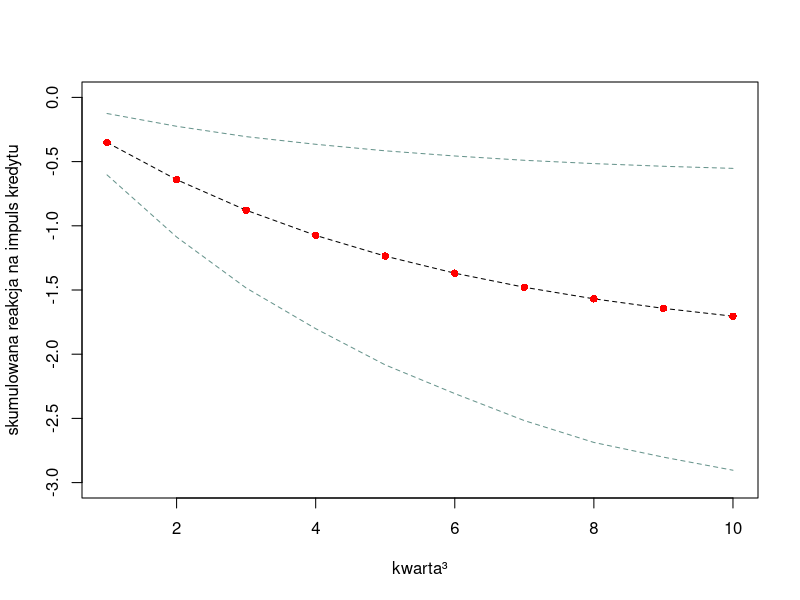
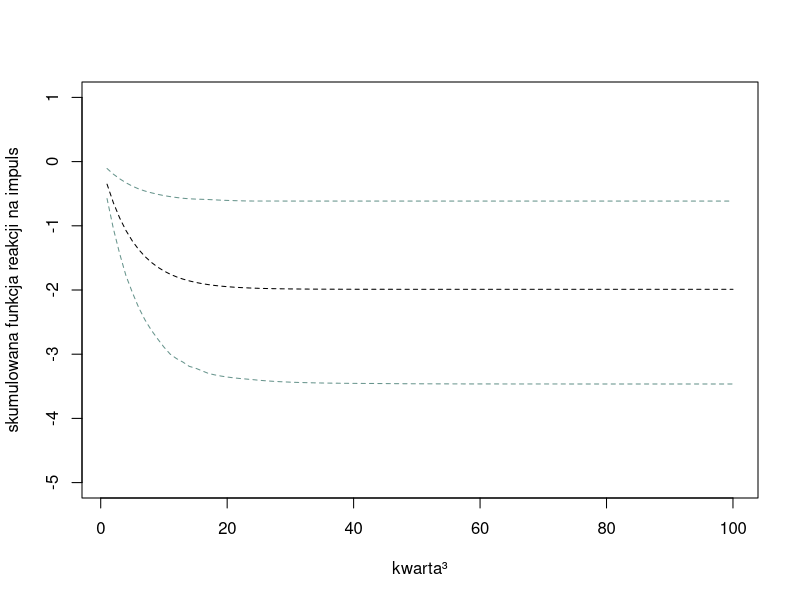

Generate these figures, in order, with R:

### Wygeneruj zbiór danych
N <- 200
sigma <- 1
epsilon <- rnorm(n = N, mean = 0, sd = sigma)
stopa <- rnorm(n = N, mean = 3, sd = 0.5)
beta <- matrix(c(10, 
                 0.8 + runif(1, min = 0, max = 0.1), 
                 -0.2 + runif(1, min = -0.15, max = 0.15)))
kredyt_0 <- rnorm(n = 1, mean = 50, sd = 3)

generate_y_kredyt <- function(kredyt_0, beta, stopa, epsilon){
  N <- length(epsilon)
  kredyt <- c(kredyt_0, rep(NA, N))
  for (ii in 1:N) {
    kredyt[ii+1] = beta[1] + beta[2]*kredyt[ii] + beta[3]*stopa[ii] + epsilon[ii]
  }
  return(kredyt)
}
kredyt <- generate_y_kredyt(kredyt_0, beta, stopa, epsilon)

makro <- data.frame(kredyt = kredyt[2:(N+1)], L_kredyt = kredyt[1:N], stopa)
rm(sigma, epsilon, beta, kredyt)

#Kredyt w zale¿noœci od stopy - model ADL
ADL_kredyt <- lm(kredyt ~ L_kredyt + stopa, data = makro)
summary(ADL_kredyt)
ADL_kredyt_tabela <- summary(ADL_kredyt)
beta_hat <- ADL_kredyt$coefficients
sigma_hat <- ADL_kredyt_tabela$sigma

# rozwi¹zanie -------------------------------------------------------------
#funkcja reakcji na impuls dla i-tego okresu to (b1)^i * b2, bo mamy model ADL
#dla pierwszego okresu reakcja na impuls wyniesie b2
#sk³adnik losowy wynosi 0
efekt_krancowy_0 <- beta_hat[3]
kredyt_stopa_0 <- as.matrix(generate_y_kredyt(kredyt_0, beta_hat, rep(0, 10), rep(0,10))[2:11])
kredyt_stopa_1 <- as.matrix(generate_y_kredyt(kredyt_0, beta_hat, rep(1, 10), rep(0,10))[2:11])
kredyt_roznica <- kredyt_stopa_1-kredyt_stopa_0 #skumulowana funkcja reakcji na impuls dla i-tego okresu
#parametryczny bootstrap - zak³adamy, ¿e rozk³ad sk³adnika losowego - normalny
R <- 1000
kredyt_roznica_R <- matrix(NA, ncol = 10, nrow = R)
for (rr in 1:R) {
  epsilon_rr <- rnorm(n = N+10, mean = 0, sd = sigma_hat)
  kredyt_rr <- generate_y_kredyt(kredyt_0, beta_hat, makro$stopa, epsilon_rr)
  y_rr <- kredyt_rr[2:(N+1)]
  L_y_rr <- kredyt_rr[1:N]
  beta_rr <- lm(y_rr ~ L_y_rr + makro$stopa)$coefficients
  y_rr <- generate_y_kredyt(kredyt_rr[N], beta_rr, rep(1,10), epsilon_rr[(N+1):(N+10)])
  y2_rr <- generate_y_kredyt(kredyt_rr[N], beta_rr, rep(0,10), epsilon_rr[(N+1):(N+10)])
  kredyt_roznica_R[rr,] <- (y_rr - y2_rr)[2:11]
}
confint <- apply(kredyt_roznica_R, 2, FUN=quantile, probs=c(0.05,0.95))
confint <- t(confint)
confint <- as.data.frame(confint)
colnames(confint) <- c("dolna_granica_90", "gorna_granica_90")
confint$prognoza_punktowa <- kredyt_roznica
confint$szerokosc <- confint$gorna_granica_90 - confint$dolna_granica_90
(confint)
sgh_zielony <- rgb(13, 85, 72, 160, maxColorValue = 255)
dziedzina <- 1:10
plot(dziedzina,
     kredyt_roznica, 
     type = "l", lty = "dashed",
     xlab = "kwarta³", ylab = "skumulowana reakcja na impuls kredytu", ylim = c(-3, 0))
points(kredyt_roznica, pch=16, col="red")
lines(1:10, confint$dolna_granica_90, col = sgh_zielony, lty = "dashed")
lines(1:10, confint$gorna_granica_90, col = sgh_zielony, lty = "dashed")


# dygresje-------------------------------------------------------------------------
#dowód, ¿e IRF poprawna
kredyt_krancowe <- matrix(NA, nrow=10, ncol=1)
kredyt_krancowe[1] <- beta_hat[3]
for (ii in 2:10) {
  kredyt_krancowe[ii] <- kredyt_roznica[ii]-kredyt_roznica[ii-1]
}
#kredyt_krancowe obliczony jest ze skumulowanej IRF, a jeœli ze wzoru (b1)^i * b2
kredyt_krancowe_def <- matrix(NA, nrow=10, ncol=1)
for (ii in 1:10) {
  kredyt_krancowe_def[ii] <- beta_hat[2]^(ii-1)*beta_hat[3]
}
cbind(kredyt_krancowe, kredyt_krancowe_def) #funkcja IRF zosta³a obliczona poprawnie


#czy oszacowania punktowe d¹¿¹ do mno¿nika d³ugookresowego?
mnoznik_dlugookresowy <- beta_hat[3]/(1-beta_hat[2])
#prognoza na 100 kwarta³ów do przodu
efekt_krancowy_0 <- beta_hat[3]
kredyt_stopa_0 <- as.matrix(generate_y_kredyt(kredyt_0, beta_hat, rep(0, 100), rep(0,100))[2:101])
kredyt_stopa_1 <- as.matrix(generate_y_kredyt(kredyt_0, beta_hat, rep(1, 100), rep(0,100))[2:101])
kredyt_roznica <- kredyt_stopa_1-kredyt_stopa_0 #skumulowana funkcja reakcji na impuls dla i-tego okresu
#parametryczny bootstrap
R <- 1000
kredyt_roznica_R <- matrix(NA, ncol = 100, nrow = R)
for (rr in 1:R) {
  epsilon_rr <- rnorm(n = N+100, mean = 0, sd = sigma_hat)
  kredyt_rr <- generate_y_kredyt(kredyt_0, beta_hat, makro$stopa, epsilon_rr)
  y_rr <- kredyt_rr[2:(N+1)]
  L_y_rr <- kredyt_rr[1:N]
  beta_rr <- lm(y_rr ~ L_y_rr + makro$stopa)$coefficients
  y_rr <- generate_y_kredyt(kredyt_rr[N], beta_rr, rep(1,100), epsilon_rr[(N+1):(N+100)])
  y2_rr <- generate_y_kredyt(kredyt_rr[N], beta_rr, rep(0,100), epsilon_rr[(N+1):(N+100)])
  kredyt_roznica_R[rr,] <- (y_rr - y2_rr)[2:101]
}
confint <- apply(kredyt_roznica_R, 2, FUN=quantile, probs=c(0.05,0.95))
confint <- t(confint)
confint <- as.data.frame(confint)
colnames(confint) <- c("dolna_granica_90", "gorna_granica_90")
confint$prognoza_punktowa <- kredyt_roznica
confint$szerokosc <- confint$gorna_granica_90 - confint$dolna_granica_90
(confint)
sgh_zielony <- rgb(13, 85, 72, 160, maxColorValue = 255)
dziedzina <- 1:100
plot(dziedzina,
     kredyt_roznica, 
     type = "l", lty = "dashed",
     xlab = "kwarta³", ylab = "skumulowana funkcja reakcji na impuls", ylim = c(-5, 1))
lines(1:100, confint$dolna_granica_90, col = sgh_zielony, lty = "dashed")
lines(1:100, confint$gorna_granica_90, col = sgh_zielony, lty = "dashed")
cbind(mnoznik_dlugookresowy, kredyt_roznica[100])
